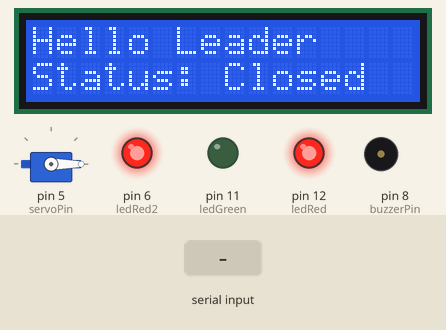
The sketch below on a simulated Arduino Uno, built with avr-gcc and run on an emulated ATmega328P. Parts: servo, 16×2 character LCD, output pins drawn as LEDs (lit = HIGH), buzzer (waves = sounding). The inputs (shaded band) are chosen by the test bench. What the sketch prints to the serial monitor is not drawn.

Above: at 1.2 s.
1.3 s: "1\n" received over Serial
At 1.67 s:
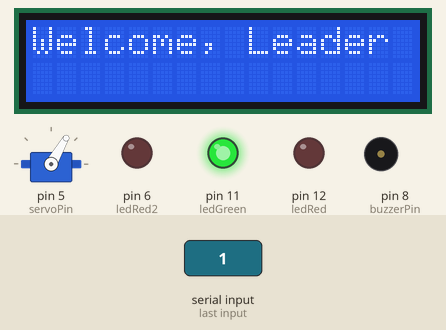
At 2.9 s:
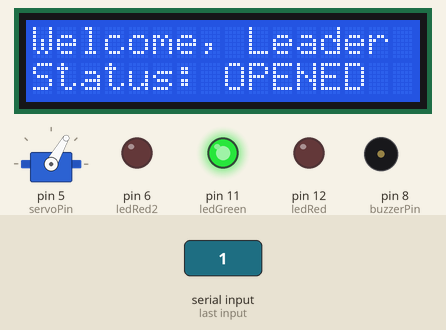
3.3 s: byte 48 ('0') received over Serial
At 4.4 s:
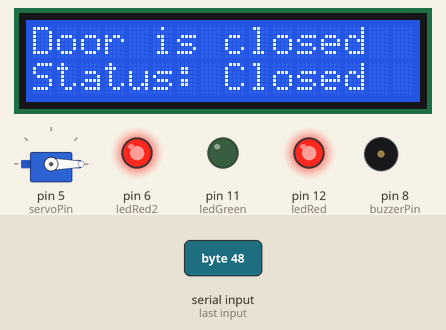
Timing chart, 0 to 6.3 s (numbered marks = the images above; inputs shaded):
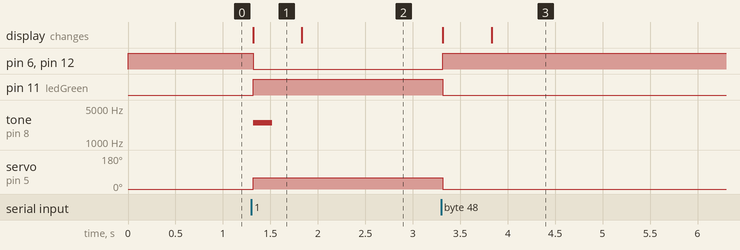

The sketch:

Arduino.ino
```cpp
#include <Servo.h>
#include <LiquidCrystal_I2C.h>
#include <Wire.h>

// khởi tạo đối tượng
Servo doorServo;
LiquidCrystal_I2C lcd(0x27 ,16 ,2);

// define chan cam
const int servoPin =  5;
const int buzzerPin = 8;
const int ledGreen = 11;
const int ledRed = 12;
const int ledRed2 = 6;

// bien trang thai cua
bool isDoorOpen = false;

void setup (){
  Serial.begin(9600);

  doorServo.attach(servoPin);// day la giao thuc voiw servo
  doorServo.write(0);

  pinMode(buzzerPin, OUTPUT);
  digitalWrite(buzzerPin, LOW);
  pinMode(ledGreen, OUTPUT);
  pinMode(ledRed, OUTPUT);
  pinMode(ledRed2,OUTPUT);
  digitalWrite(ledRed, HIGH);
  digitalWrite(ledGreen, LOW);
  digitalWrite(ledRed2, HIGH);

  lcd.init();
  lcd.backlight();
  lcd.setCursor(0,0);
  lcd.print("Hello Leader");
  lcd.setCursor(0,1);
  lcd.print("Status: Closed");
}

void loop(){
  if (Serial.available() > 0 ){
    char command = Serial.read();
    if (command == '\n' || command == '\r') return; // lam sach du liẹu

    if (command == '1' && !isDoorOpen){
      openDoor();
      Serial.println("Opened");
    }
    else if (command == '0' && isDoorOpen){
      closeDoor();
      Serial.println("Closed");
    }
  }
}

void openDoor(){
  lcd.clear();
  lcd.setCursor(0,0);
  lcd.print("Welcome, Leader");

  digitalWrite(ledGreen, HIGH);
  digitalWrite(ledRed, LOW);
  digitalWrite(ledRed2, LOW);

  tone(buzzerPin, 2500 ,200);

  // mở cửa (nhảy thẳng)
  doorServo.write(60);
  delay(500); // đợi servo quay xong

  isDoorOpen = true;

  lcd.setCursor(0,1);
  lcd.print("Status: OPENED");
}

void closeDoor(){
  lcd.clear();
  lcd.setCursor(0,0);
  lcd.print("Door is closed");

  digitalWrite(ledGreen, LOW);
  digitalWrite(ledRed, HIGH);
  digitalWrite(ledRed2,HIGH);

  // đóng cửa (nhảy thẳng)
  doorServo.write(0);
  delay(500); // đợi servo quay xong

  isDoorOpen = false;

  lcd.setCursor(0,1);
  lcd.print("Status: Closed");
}
```

Measured:
- after the input at 1.3 s, pin 6 (ledRed2), pin 12 (ledRed): HIGH → LOW at once; pin 11 (ledGreen): LOW → HIGH at once; tone on pin 8 (buzzerPin): silent → 2500 Hz at once, → silent 0.20 s later; servo on pin 5 (servoPin): 0° → 60° at once; the display: changes at once (image 1)
- after the input at 3.3 s, pin 6 (ledRed2), pin 12 (ledRed): LOW → HIGH at once; pin 11 (ledGreen): HIGH → LOW at once; servo on pin 5 (servoPin): 60° → 0° at once; the display: first changes at once (image 3 shows a later state)
- what the display in image 1 shows lasts 0.5 s, from 1.3 s to 1.8 s
